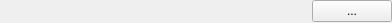
<?xml version="1.0" encoding="UTF-8"?>
<ui version="4.0">
 <class>GammaRay::PropertyExtendedEditor</class>
 <widget class="QWidget" name="GammaRay::PropertyExtendedEditor">
  <property name="geometry">
   <rect>
    <x>0</x>
    <y>0</y>
    <width>392</width>
    <height>23</height>
   </rect>
  </property>
  <property name="windowTitle">
   <string>Form</string>
  </property>
  <layout class="QHBoxLayout" name="horizontalLayout" stretch="1,0">
   <property name="spacing">
    <number>0</number>
   </property>
   <property name="margin">
    <number>0</number>
   </property>
   <item>
    <widget class="QLabel" name="valueLabel"/>
   </item>
   <item>
    <widget class="QPushButton" name="editButton">
     <property name="text">
      <string>...</string>
     </property>
    </widget>
   </item>
  </layout>
 </widget>
 <resources/>
 <connections/>
</ui>
